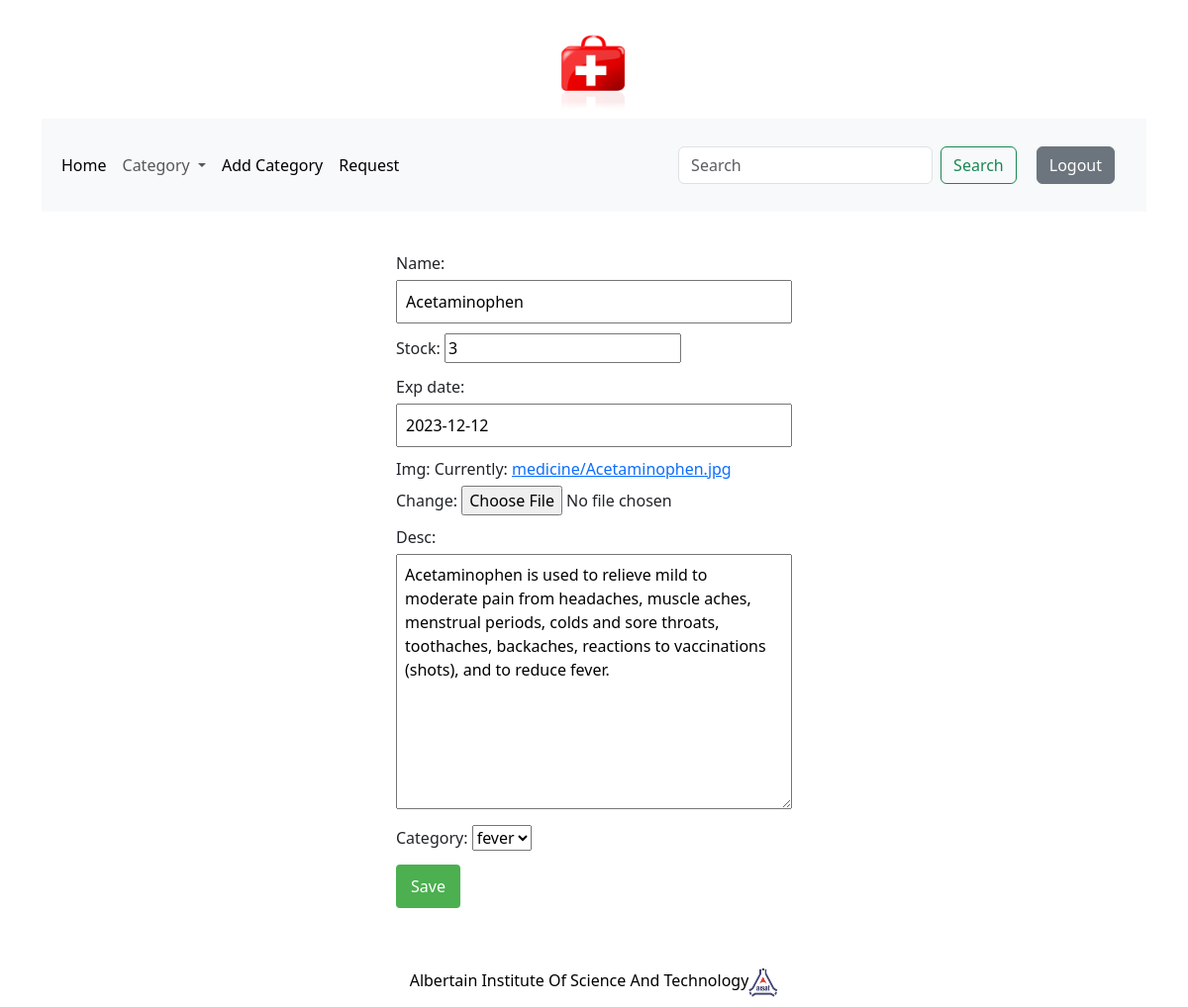
Screenshot of /edit/update/3/ (signed in) with the database file from the repository.
### firstaid_app/models.py (models this page shows, shortened)
class Medicine(models.Model):
    name=models.CharField(max_length=250,unique=True)
    slug=models.SlugField(max_length=250,unique=True)
    stock=models.IntegerField()
    exp_date=models.DateField()
    created=models.DateTimeField(auto_now_add=True)
    available=models.BooleanField(default=True)
    img=models.ImageField(upload_to='medicine')
    desc = models.TextField()
    category=models.ForeignKey(Category,on_delete=models.CASCADE,default=1)
    class Meta:
        ordering=('name',)

class Category(models.Model):
    name=models.CharField(max_length=150,unique=True)
    slug=models.SlugField(max_length=150,unique=True)
    desc=models.TextField()
    class Meta:
        ordering=('name',)
    def get_url(self):
        return reverse('firstaid_app:view_by_cat',args=[self.slug])
    def __str__(self):
        return self.name;

### edit/views.py (the view)
# urls.py: path('update/<int:med_id>/',views.update,name='update'),
def update(request,med_id):
    user=request.user
    if user.is_administrator:
        medicine=Medicine.objects.get(id=med_id)
        form=MedForm(request.POST or None,instance=medicine)
        if request.method=='POST':
            if form.is_valid():
                form.save()
                return redirect('/')
        print(form.initial)
        return render(request,'update.html',dict(form=form))
    else:
        return redirect('login:admin_page')

### edit/forms.py
class MedForm(forms.ModelForm):
    class Meta:
        model=Medicine
        fields=['name','stock','exp_date','img','desc','category']

### firstaid_app/context-processors.py (called while the page is built)
def context(request):
    link=Category.objects.all()
    return dict(link=link)

### template/update.html (shortened to what this page needs)
{% extends 'base.html' %}
{% block body %}
<div class="form-container">
<form action="" method="post" enctype="multipart/form-data">
   {{form.as_p}}
    <input type="submit" value="Save">
</form>
</div>
{% endblock %}

### static/css/custm.css (style rules this page uses)
body { display: flex; flex-direction: column; min-height: 100vh; margin: 0; }
.form-container { max-width: 400px; margin: auto; }
form p { margin-bottom: 10px; }
label { display: block; margin-bottom: 5px; }
input[type="text"], input[type="password"], input[type="email"], textarea { width: 100%; padding: 8px; box-sizing: border-box; }
input[type="submit"] { background-color: #4caf50; color: white; padding: 10px 15px; border: none; border-radius: 4px; cursor: pointer; }

### rows the page displays
Medicine: name "Acetaminophen", stock "3", exp_date "2023-12-12", desc "Acetaminophen is used to relieve mild to moderate pain from headaches, muscle aches, menstrual periods, colds and sore throats, toothaches, backaches, reactions to vaccinations (shots), and to reduce fever.", category "fever"
